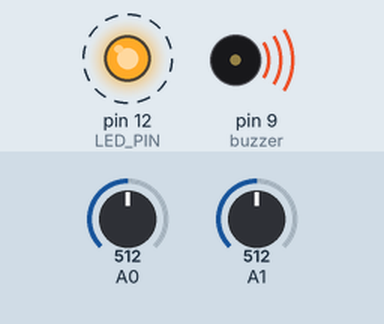
Simulated run of this sketch. Board: Arduino Uno, built with avr-gcc and run on an emulated ATmega328P. Parts: output pins drawn as LEDs (lit = HIGH), buzzer (waves = sounding). Dashed ring = blinking. The test bench sets the inputs (shaded band); at power-on: A0 = 512, A1 = 512. What the sketch prints to the serial monitor is not drawn.

Above: at 0.5 s.
Timing chart, 0 to 4.6 s (numbered marks = the images above):
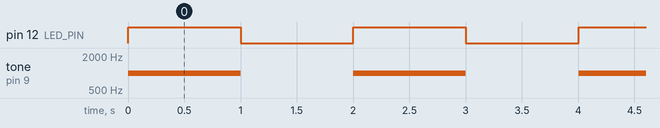

The sketch:

smart_home.ino
```cpp
// C++ code
//
#define LED_PIN 12
int tempVal;
int sensorValue;
const int buzzer = 9;

void setup()
{
  Serial.begin(9600);
  pinMode(buzzer, OUTPUT);
  pinMode(LED_PIN, OUTPUT);
}

void loop()
{
  sensorValue = analogRead(0);
  tempVal = analogRead(1);
  float volt = tempVal*(5.0/1024);
  float temp = (volt-0.5)*100;
  Serial.println("Temperature:");
  Serial.print(temp);
  Serial.print(" deg C");
  Serial.println("");
  Serial.print("Gas Sensor Value:");
  Serial.println(sensorValue, DEC);
  if (sensorValue>=500);
  	digitalWrite(LED_PIN,HIGH);
  	tone(buzzer,1000);
  	delay(1000);
  	noTone(buzzer);
    digitalWrite(LED_PIN,LOW);
  delay(1000);
}
```

Measured:
- by itself, pin 12 (LED_PIN): alternates HIGH for 1.0 s and LOW for 1.0 s
- by itself, tone on pin 9 (buzzer): alternates 1000 Hz for 1.0 s and silent for 1.0 s
